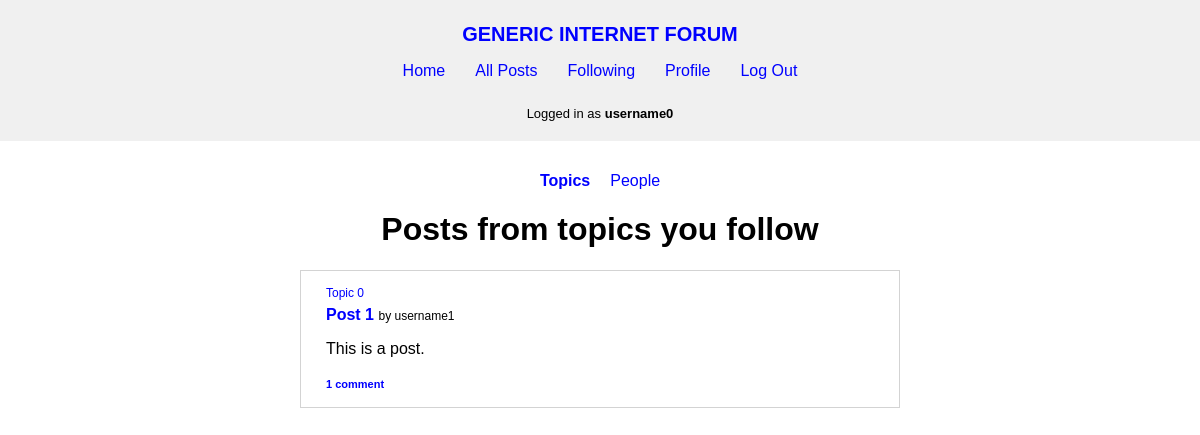
Before: /following/topics (signed in) with the older database file.
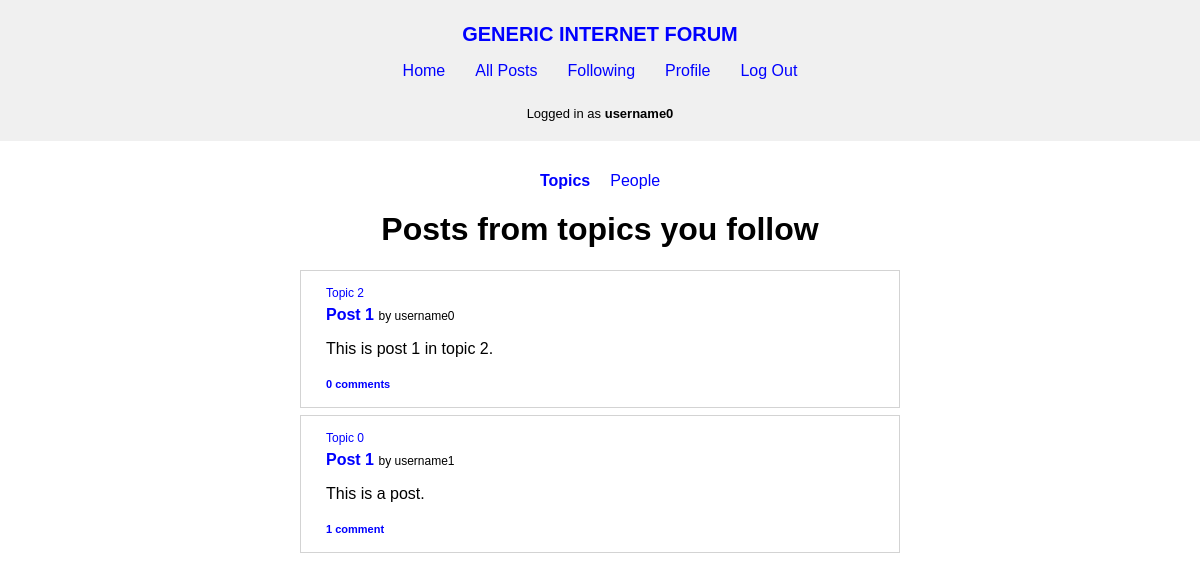
After: the same page with the newer database file.
### forum/models.py (models this page shows, shortened)
class User(AbstractUser):
    pass

class Topic(models.Model):
    creator = models.ForeignKey(
        User, on_delete=models.CASCADE, related_name="topics")
    name = models.TextField(max_length=120, unique=True)
    description = models.TextField(max_length=1000)
    timestamp = models.DateTimeField(auto_now_add=True)

class Post(models.Model):
    topic = models.ForeignKey(
        Topic, on_delete=models.CASCADE, related_name="posts")
    author = models.ForeignKey(
        User, on_delete=models.CASCADE, related_name="posts")
    title = models.TextField(max_length=120)
    content = models.TextField(max_length=5000)
    timestamp = models.DateTimeField(auto_now_add=True)

### forum/views.py (the view)
# urls.py: path("following/topics", views.following_topics, name="following_topics"),
def following_topics(request):
    user = User.objects.get(id=request.user.id)
    topics_following = user.topics_following.all()
    all_posts = Post.objects.filter(
        topic__in=[follow.following for follow in topics_following]).order_by("-timestamp").all()
    posts = parse_posts(all_posts, request.user)
    return render(request, "forum/following-topics.html", {
        "posts": posts
    })

### forum/util.py (called while the page is built)
def parse_posts(all_posts, user):
    posts = []
    for post in all_posts:
        liked = False
        posts.append({
            "id": post.id,
            "topic": post.topic,
            "author": post.author,
            "title": post.title,
            "content": post.content,
            "timestamp": post.timestamp,
            "comments": post.comments.all(),
            "comment_number": len(post.comments.all())
        })
    return posts

### forum/templates/forum/following-topics.html
{% extends "forum/layout.html" %}
{% load static %}
{% block css %}
    <link href="{% static 'forum/following.css' %}" rel="stylesheet">
    <link href="{% static 'forum/posts.css' %}" rel="stylesheet">
{% endblock %}
{% block body %}
    {% if user.is_authenticated %}
        <div id="links">
            <ul>
                <li><a href="{% url 'following_topics' %}"><b>Topics</b></a></li>
                <li><a href="{% url 'following_people' %}">People</a></li>
            </ul>
        </div>
        {% if posts %}
            <div id="posts">
                <h1>Posts from topics you follow</h1>
                <ul>
                    {% for post in posts %}
                        <li class="post">
                            <a class="topic-name" href="{% url 'topic' post.topic.name %}">{{ post.topic.name }}</a>
                            <a class="post-title" href="{% url 'post' post.id %}">{{ post.title }}</a> <span class="post-by">by <a class="username" href="{% url 'profile' post.author.username %}">{{ post.author.username }}</a></span>
                            <p>{{ post.content }}</p>
                            <a class="comment-number" href="{% url 'post' post.id %}">{{ post.comment_number }} comment{% if post.comment_number != 1 %}s{% endif %}</a>
                        </li>
                    {% endfor %}
                </ul>
            </div>
        {%  else %}
            <p class="message">You don't follow <b>any topic</b> yet.</p>
        {% endif %}
    {% else%}
            <p class="message">You must be <b>logged in</b> to view things you follow.</p>
    {% endif %}
{% endblock %}

### forum/templates/forum/layout.html (shortened to what this page needs)
{% load static %}
<!DOCTYPE html>
<html lang="en">
    <head>
        <link href="{% static 'forum/layout.css' %}" rel="stylesheet">
        {% block css %}
        {% endblock %}
    </head>
    <body>
        <nav>
            <div>
                <a id="site-title" href="{% url 'index' %}">GENERIC INTERNET FORUM</a>
                <ul>
                    <li>
                        <a href="{% url 'index' %}">Home</a>
                    </li>
                    <li>
                        <a href="{% url 'all_posts' %}">All Posts</a>
                    </li>
                    {% if user.is_authenticated %}
                        <li>
                            <a href="{% url 'following_topics' %}">Following</a>
                        </li>
                        <li>
                            <a href="{% url 'profile' user.username %}">Profile</a>
                        </li>
                        <li>
                            <a href="{% url 'logout' %}">Log Out</a>
                        </li>
                    {% endif %}
                </ul>
            </div>
            {% if user.is_authenticated %}
                <p id="logged-in-as">Logged in as <strong>{{ user.username }}</strong></p>
            {% endif %}
        </nav>
        <div class="body">
            {% block body %}
            {% endblock %}
        </div>
    </body>
</html>

### forum/static/forum/layout.css (style rules this page uses)
body { margin: 0; font-family: sans-serif; }
h1, h2 { text-align: center; }
.body { padding: 15px; max-width: 600px; margin: 0 auto; }
ul { list-style: none; padding: 0; }
nav { background-color: #f0f0f0; padding: 10px 35px; }
nav > div { text-align: center; padding-top: 13px; }
#site-title { font-weight: bold; font-size: 20px; }
nav a { text-decoration: none; }
nav ul { display: flex; gap: 30px; justify-content: center; }
#logged-in-as { font-size: 13px; padding: 10px; text-align: center; margin: 0; }
a { text-decoration: none; color: blue; }

### forum/static/forum/following.css (style rules this page uses)
#links { max-width: 600px; margin: 0 auto; text-align: center; }
#links ul { display: flex; gap: 20px; padding: 0; justify-content: center; }

### forum/static/forum/posts.css (style rules this page uses)
.post { text-align: start; border: 1px solid lightgray; padding: 15px 25px; max-width: 550px; margin: 7px auto; }
.topic-name { display: block; font-size: 12px; text-decoration: none; padding-bottom: 6px; }
.post-title { font-weight: bold; }
.post-by { font-size: 12px; }
.username { color: black; text-decoration: none; }
.comment-number { font-size: 11px; font-weight: bold; }

Changed rows visible on the page:
added Topic: topic.name "Topic 2", title "Post 1", author.username "username0", content "This is post 1 in topic 2.", comment_number "0"
